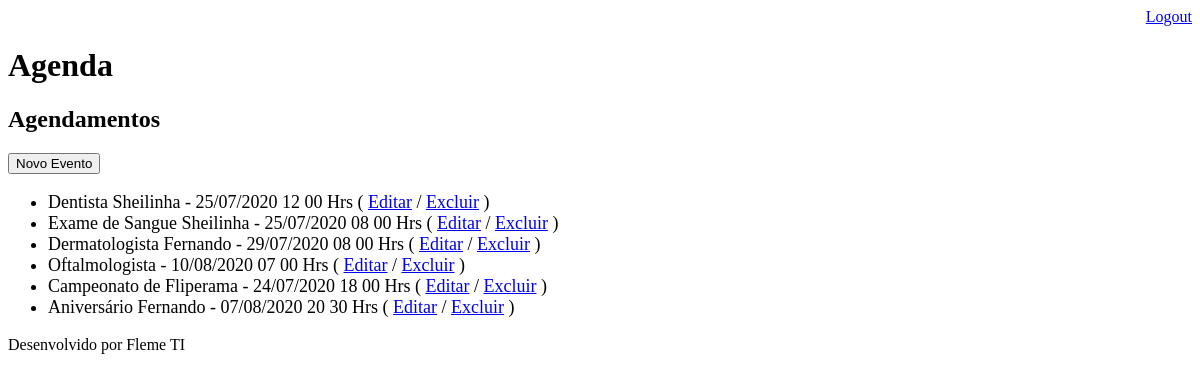
The page /agenda/ (signed in) on the database as committed earlier.
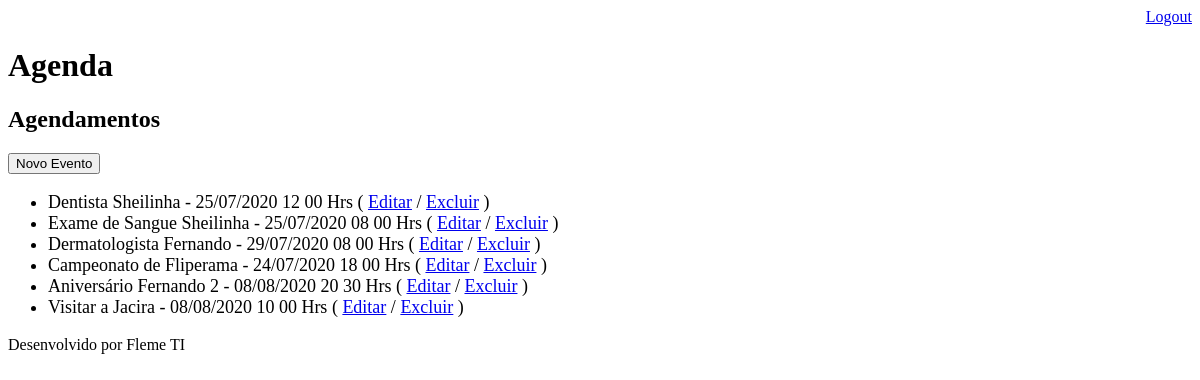
The same page on the database as committed later.
### core/models.py (models this page shows, shortened)
class Evento(models.Model):
    titulo = models.CharField(max_length=100)
    descricao = models.TextField(blank=True, null=True)
    data_evento = models.DateTimeField(verbose_name='Data do Evento')
    data_criacao = models.DateTimeField(auto_now=True)
    usuario = models.ForeignKey(User, on_delete=models.CASCADE)
    class Meta:
        db_table = 'evento'
    def get_data_evento(self):
        return self.data_evento.strftime('%d/%m/%Y %H %M Hrs')

### core/views.py (the view)
# urls.py: path('agenda/', views.lista_eventos),
@login_required(login_url='/login/')
def lista_eventos(request):
    usuario = request.user
    evento = Evento.objects.filter(usuario=usuario)
    dados = {'eventos': evento}
    return render(request, "agenda.html", dados)

### templates/agenda.html
{% extends "model-page.html" %}
{% block content %}
 <h2>Agendamentos</h2>
<a href="evento/">
  <button type="button">Novo Evento</button>
</a>
 <ul style="font-size: 18px">
 {% for evento in eventos %}
    <li>
        {{ evento.titulo }}  -  {{ evento.get_data_evento }}
        ( <a href ="evento/?id={{evento.id}}">Editar</a>
        / <a href ="evento/delete/{{ evento.id }}/">Excluir</a> )
    </li>
 {% endfor %}
 </ul>
{% endblock %}

### templates/model-page.html
<!DOCTYPE html>
<html lang="en">
<head>
    {% include "model-header.html" %}
</head>
<body>
{% block content %} {% endblock %}
{% include "model-footer.html" %}
</body>
</html>

### templates/model-header.html (shortened to what this page needs)
<div align="right">
     <a href="/logout">Logout</a>
</div>
<h1>Agenda</h1>

### templates/model-footer.html
<p>Desenvolvido por Fleme TI</p>

Rows that differ between the two databases and show on the page:
removed Evento: titulo "Oftalmologista", get_data_evento "10/08/2020 07 00 Hrs"
changed Evento: titulo "Aniversário Fernando" → "Aniversário Fernando 2"; get_data_evento "07/08/2020 20 30 Hrs" → "08/08/2020 20 30 Hrs"
added Evento: titulo "Visitar a Jacira", get_data_evento "08/08/2020 10 00 Hrs"
